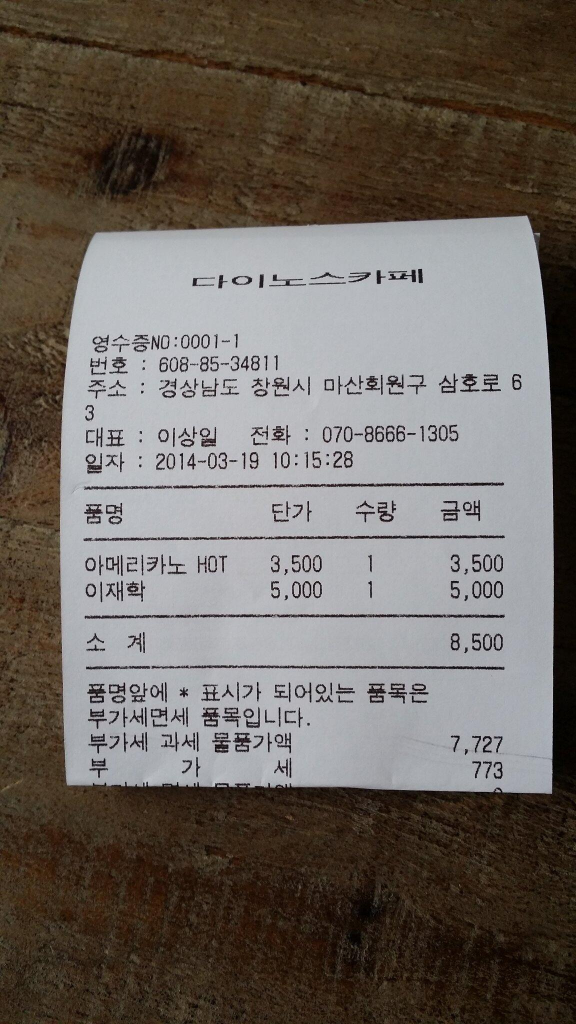
#> input picture dataset/img/img3.jpeg, 1152 x 2048 px, found by its file name (shown at 1/2 size)
$ python receipt_recognition.py
#> lines starting #> are read from the running program, lines starting #| are printed output that depends on the picture; after the words box and inside, x2 and y2 are one past the last pixel; in counts of white or black regions, pixels touching at a corner belong together
#> in getdata, img is the input picture: PIL image 1152x2048 RGB; mean R, G, B 108.5, 101.1, 94.6
from PIL import Image
from imutils.perspective import four_point_transform
from imutils.contours import sort_contours
import matplotlib.pyplot as plt
import pytesseract
import imutils
import cv2
import re
import requests
import numpy as np


def make_scan_image(image, width, ksize=(5, 5), min_threshold=75, max_threshold=200):
#> called with width = 200, ksize = (5, 5), min_threshold = 20, max_threshold = 100
    image_list_title = []
    image_list = []

    org_image = image.copy()
    image = imutils.resize(image, width=width)
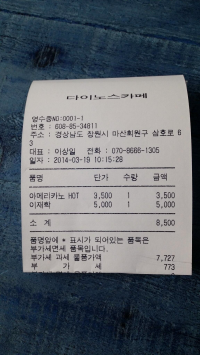
#> image: shape (355, 200, 3); mean of channels 0, 1, 2 94.6, 101.1, 108.5; drawn as R, G, B
    ratio = org_image.shape[1] / float(image.shape[1])
#> ratio = 5.76

    # 이미지를 grayscale로 변환하고 blur를 적용
    # 모서리를 찾기위한 이미지 연산
    gray = cv2.cvtColor(image, cv2.COLOR_BGR2GRAY)
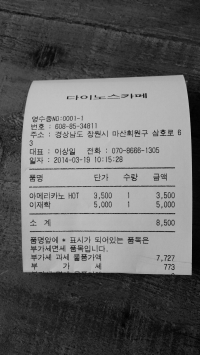
#> gray: shape (355, 200); min 1, max 195, mean 102.6
    blurred = cv2.GaussianBlur(gray, ksize, 0)
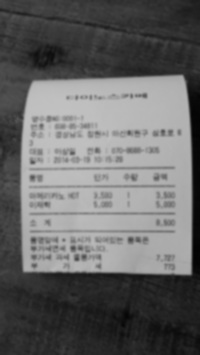
#> blurred: shape (355, 200); min 3, max 193, mean 102.6
    edged = cv2.Canny(blurred, min_threshold, max_threshold)
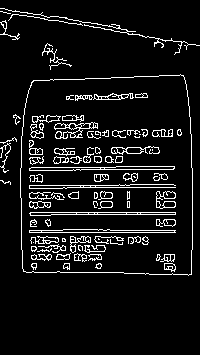
#> edged: shape (355, 200); 8.2% white in thin lines or dots, all inside (x1, y1, x2, y2) = (0, 8, 200, 276)

    image_list_title = ["gray", "blurred", "edged"]
    image_list = [gray, blurred, edged]

    # contours를 찾아 크기순으로 정렬
    cnts = cv2.findContours(edged.copy(), cv2.RETR_EXTERNAL, cv2.CHAIN_APPROX_SIMPLE)
#> cnts = 10 contours, 7 with area under 20; largest, box (x1, y1, x2, y2) and area: (20, 74, 193, 276) 32826, (0, 20, 20, 40) 38, (0, 8, 200, 55) 35
    cnts = imutils.grab_contours(cnts)
    cnts = sorted(cnts, key=cv2.contourArea, reverse=True)

    findCnt = None

    # 정렬된 contours를 반복문으로 수행하며 4개의 꼭지점을 갖는 도형을 검출
    for c in cnts:
        peri = cv2.arcLength(c, True)
        approx = cv2.approxPolyDP(c, 0.02 * peri, True)

        # contours가 크기순으로 정렬되어 있기때문에 제일 첫번째 사각형을 영역으로 판단하고 break
        if len(approx) == 4:
            findCnt = approx
            break
#> this loop made 1 pass
#> (peri, findCnt) on pass 1: (727.9, [[183, 75], [31, 82], [23, 271], [191, 274]])

    # 만약 추출한 윤곽이 없을 경우 오류
    if findCnt is None:
        raise Exception(("Could not find outline."))

    output = image.copy()
    cv2.drawContours(output, [findCnt], -1, (0, 255, 0), 2)
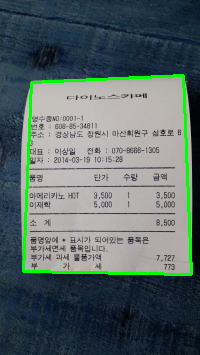
#> output: shape (355, 200, 3); 2.98% of pixels changed, all inside (x1, y1, x2, y2) = (22, 74, 193, 276); drawn as R, G, B

    image_list_title.append("Outline")
    image_list.append(output)

    # 원본 이미지에 찾은 윤곽을 기준으로 이미지를 보정
    transform_image = four_point_transform(org_image, findCnt.reshape(4, 2) * ratio)
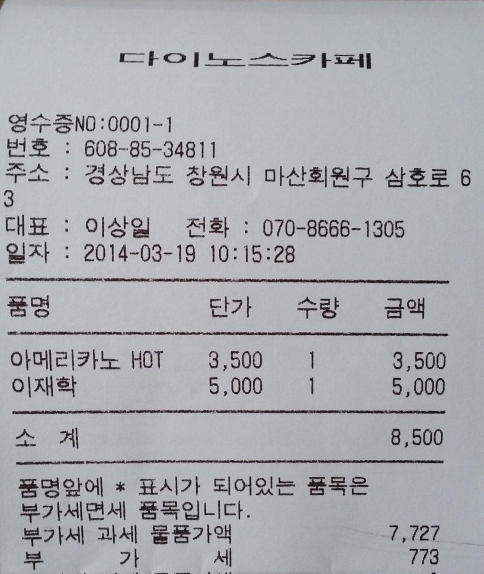
#> transform_image: shape (1147, 967, 3) (shown at 1/2 size); mean B, G, R 174.6, 170.1, 168.7

    return transform_image


def getdata(path):
    img = Image.open(path)
    image_nparray = np.array(img)
    org_image = cv2.cvtColor(image_nparray, cv2.COLOR_RGB2BGR)

    receipt = make_scan_image(
        org_image, width=200, ksize=(5, 5), min_threshold=20, max_threshold=100
    )

    options = "--psm 4"
#> (the run stopped early here; a loop or call above may not have finished)
